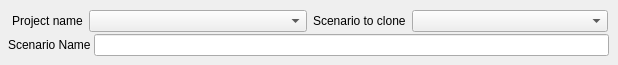
            <widget class="QWidget" name="page_14">
             <widget class="QWidget" name="layoutWidget">
              <property name="geometry">
               <rect>
                <x>8</x>
                <y>34</y>
                <width>601</width>
                <height>22</height>
               </rect>
              </property>
              <layout class="QHBoxLayout" name="horizontalLayout_16">
               <property name="spacing">
                <number>3</number>
               </property>
               <item>
                <widget class="QLabel" name="label_9">
                 <property name="sizePolicy">
                  <sizepolicy hsizetype="Fixed" vsizetype="Preferred">
                   <horstretch>0</horstretch>
                   <verstretch>0</verstretch>
                  </sizepolicy>
                 </property>
                 <property name="text">
                  <string>Scenario Name</string>
                 </property>
                </widget>
               </item>
               <item>
                <widget class="QLineEdit" name="lineEdit_8"/>
               </item>
              </layout>
             </widget>
             <widget class="QWidget" name="layoutWidget">
              <property name="geometry">
               <rect>
                <x>12</x>
                <y>9</y>
                <width>596</width>
                <height>24</height>
               </rect>
              </property>
              <layout class="QHBoxLayout" name="horizontalLayout_53">
               <item>
                <layout class="QHBoxLayout" name="horizontalLayout_52">
                 <item>
                  <widget class="QLabel" name="label_79">
                   <property name="sizePolicy">
                    <sizepolicy hsizetype="Maximum" vsizetype="Preferred">
                     <horstretch>0</horstretch>
                     <verstretch>0</verstretch>
                    </sizepolicy>
                   </property>
                   <property name="minimumSize">
                    <size>
                     <width>0</width>
                     <height>0</height>
                    </size>
                   </property>
                   <property name="text">
                    <string>Project name</string>
                   </property>
                   <property name="alignment">
                    <set>Qt::AlignCenter</set>
                   </property>
                  </widget>
                 </item>
                 <item>
                  <widget class="QComboBox" name="comboBox_121">
                   <property name="sizePolicy">
                    <sizepolicy hsizetype="Preferred" vsizetype="Fixed">
                     <horstretch>0</horstretch>
                     <verstretch>0</verstretch>
                    </sizepolicy>
                   </property>
                  </widget>
                 </item>
                </layout>
               </item>
               <item>
                <layout class="QHBoxLayout" name="horizontalLayout_25">
                 <item>
                  <widget class="QLabel" name="label_56">
                   <property name="sizePolicy">
                    <sizepolicy hsizetype="Fixed" vsizetype="Preferred">
                     <horstretch>0</horstretch>
                     <verstretch>0</verstretch>
                    </sizepolicy>
                   </property>
                   <property name="text">
                    <string>Scenario to clone</string>
                   </property>
                  </widget>
                 </item>
                 <item>
                  <widget class="QComboBox" name="comboBox_221"/>
                 </item>
                </layout>
               </item>
              </layout>
             </widget>
            </widget>
